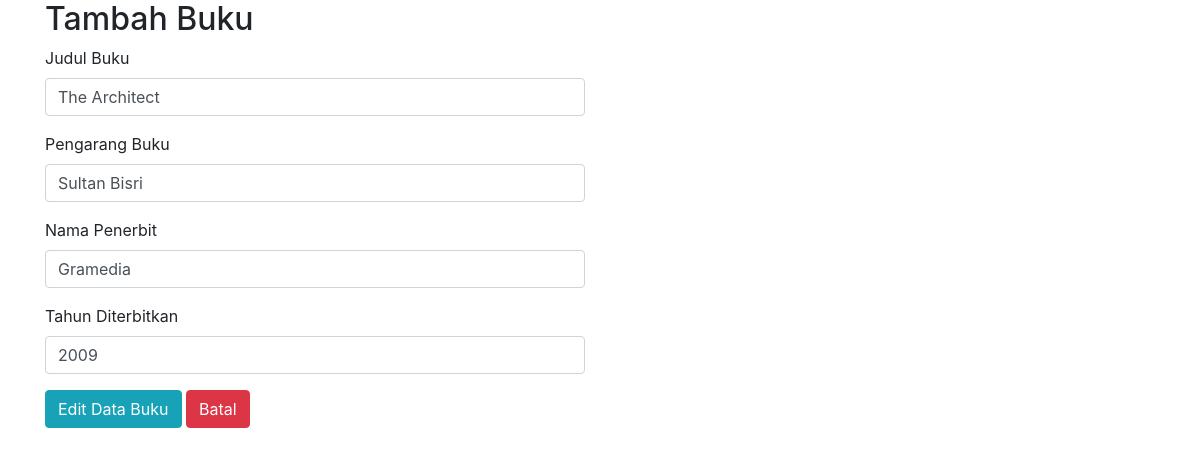
/edit.php?kode=1, run on the app's committed database.
### tables this page shows
CREATE TABLE `buku` (
  `id` int(11) NOT NULL,
  `judul` varchar(55) NOT NULL,
  `pengarang` varchar(55) NOT NULL,
  `penerbit` varchar(55) NOT NULL,
  `tahun` int(11) NOT NULL
);

### edit_control.php (called while the page is built, shortened)
<?php
    if( isset($_GET['kode']) ) {
        $buku = new Library();
        $book = $buku->editBuku($_GET['kode']);
        $edit = $book->fetch(PDO::FETCH_OBJ);
    } else {
        echo "Error";
    }
?>

### library.php (called while the page is built, shortened)
<?php
 class Library {
     public function __construct() {
         $this->db = new PDO('mysql:host=localhost;dbname=bukudb', 'root', '');
     }
     public function editBuku($id) {
         $sql = "SELECT * FROM buku WHERE id = '$id' ";
         $query = $this->db->query($sql);
         return $query;
     }
 }

### edit.php (the view, shortened to what this page needs)
<?php
    require 'library.php';
    require 'edit_control.php';
?>
<!DOCTYPE html>
<html lang="en">
<head>
    <link rel="stylesheet" href="https://stackpath.bootstrapcdn.com/bootstrap/4.5.2/css/bootstrap.min.css">
</head>
<body>
    <div class="container">
        <div class="row">
            <div class="col-sm-6">
                <form action="" method="POST">
                    <h2> Tambah Buku </h2>
                    <div class="form-group">
                        <label for="judul"> Judul Buku </label>
                        <input type="text" name="judul" id="judul" class="form-control" autocomplete="off" value="<?= $edit->judul; ?>">
                    </div>
                    <div class="form-group">
                        <label for="pengarang"> Pengarang Buku </label>
                        <input type="text" name="pengarang" id="pengarang" class="form-control" autocomplete="off" value="<?= $edit->pengarang; ?>" >
                    </div>
                    <div class="form-group">
                        <label for="penerbit"> Nama Penerbit </label>
                        <input type="text" name="penerbit" id="penerbit" class="form-control" autocomplete="off" value="<?= $edit->penerbit; ?>" >
                    </div>
                    <div class="form-group">
                        <label for="tahun"> Tahun Diterbitkan </label>
                        <input type="text" name="tahun" id="tahun" class="form-control" autocomplete="off" value="<?= $edit->tahun; ?>" >
                    </div>
                    <button type="submit" value="Tambah Data" name="btn_edit" class="btn btn-info"
                        onclick="return confirm('Apakah Yakin Ingin Mengedit Data ?');">
                        Edit Data Buku
                    </button>
                    <a href="index.php" class="btn btn-danger" >Batal</a>
                </form>
            </div>
        </div>
    </div>
</body>
</html>

### data on the page
buku: judul "The Architect", pengarang "Sultan Bisri", penerbit "Gramedia", tahun "2009"
